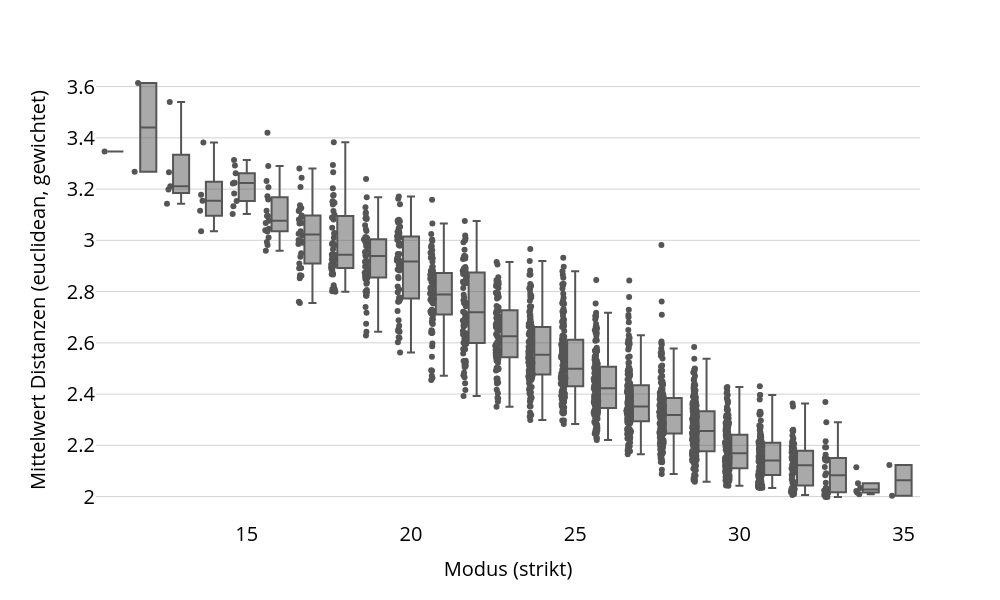

The notebook cell saved with this chart:
### Markdown cell above
# Zusammenhänge

### Code cell
meta_plot = meta_all.query("korpus_anth")

meta_plot = meta_plot.rename(columns={
    'mode_score_strikt' : 'Modus (strikt)',
    'dist_mean_euclidean' : '<br>Mittelwert Distanzen (euclidean, gewichtet)'
})

fig = px.box(
    meta_plot,
    x = 'Modus (strikt)',
    y = '<br>Mittelwert Distanzen (euclidean, gewichtet)',
    points = 'all',
    hover_data = ['id', 'author', 'title',],
    # color_discrete_sequence=["grey"]
)

fig.update_layout(
    width = 1000, height = 600,
    xaxis=dict(tickfont=dict(size=20), titlefont=dict(size=20)),
    yaxis=dict(tickfont=dict(size=20), titlefont=dict(size=20)),
    showlegend = False
)
fig = update_fig_for_publication(fig, make_grey=True)
fig.write_image(f"plots/6.2 Zusammenhang zweier Verfahrensvarianten zur Messung von Zentralität.pdf")
fig.show()

### Figure 1 — Plotly figure (JSON) as saved in the notebook; plotly's stock layout.template omitted (floating-point values rounded to 4 significant figures; data arrays with more than 128 entries replaced by an {"elided": "..."} marker saying what was removed)
{"data": [{"alignmentgroup": "True", "boxpoints": "all", "customdata": {"elided": "1850x3 str values"}, "hovertemplate": "Modus (strikt)=%{x}<br><br>Mittelwert Distanzen (euclidean, gewichtet)=%{y}<br>id=%{customdata[0]}<br>author=%{customdata[1]}<br>title=%{customdata[2]}<extra></extra>", "legendgroup": "", "line": {"color": "#555555"}, "marker": {"color": "#555555"}, "name": "", "notched": false, "offsetgroup": "", "orientation": "v", "showlegend": false, "type": "box", "x": {"elided": "1850 int values"}, "x0": " ", "xaxis": "x", "y": {"elided": "1850 float values"}, "y0": " ", "yaxis": "y"}], "layout": {"boxmode": "group", "font": {"color": "black"}, "height": 600, "legend": {"bordercolor": "black", "borderwidth": 1, "tracegroupgap": 0}, "margin": {"t": 60}, "paper_bgcolor": "white", "plot_bgcolor": "white", "showlegend": false, "width": 1000, "xaxis": {"anchor": "y", "color": "black", "domain": [0, 1], "gridcolor": "white", "showgrid": false, "tickfont": {"size": 20}, "title": {"font": {"size": 20}, "text": "Modus (strikt)"}}, "yaxis": {"anchor": "x", "color": "black", "domain": [0, 1], "gridcolor": "lightgray", "tickfont": {"size": 20}, "title": {"font": {"size": 20}, "text": "<br>Mittelwert Distanzen (euclidean, gewichtet)"}, "zerolinecolor": "lightgray"}}}
